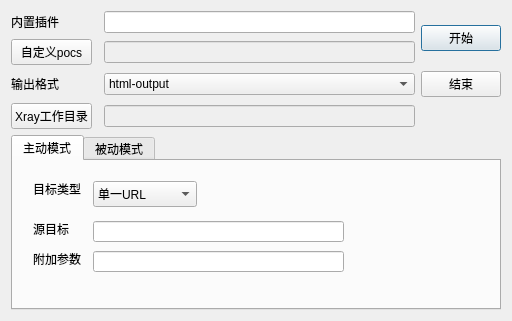
<?xml version="1.0" encoding="UTF-8"?>
<ui version="4.0">
 <class>DialogXray</class>
 <widget class="QDialog" name="DialogXray">
  <property name="geometry">
   <rect>
    <x>0</x>
    <y>0</y>
    <width>512</width>
    <height>321</height>
   </rect>
  </property>
  <property name="windowTitle">
   <string>Xray</string>
  </property>
  <layout class="QGridLayout" name="gridLayout">
   <item row="0" column="0">
    <widget class="QLabel" name="plugins">
     <property name="text">
      <string>内置插件</string>
     </property>
    </widget>
   </item>
   <item row="0" column="3" rowspan="2">
    <widget class="QPushButton" name="pushButtonStart">
     <property name="text">
      <string>开始</string>
     </property>
    </widget>
   </item>
   <item row="1" column="2">
    <widget class="QLineEdit" name="lineEditPocs">
     <property name="enabled">
      <bool>false</bool>
     </property>
    </widget>
   </item>
   <item row="2" column="0">
    <widget class="QLabel" name="outputLabel">
     <property name="text">
      <string>输出格式</string>
     </property>
    </widget>
   </item>
   <item row="2" column="2">
    <widget class="QComboBox" name="comboBoxOutput">
     <item>
      <property name="text">
       <string>html-output</string>
      </property>
     </item>
     <item>
      <property name="text">
       <string>json-output</string>
      </property>
     </item>
    </widget>
   </item>
   <item row="2" column="3">
    <widget class="QPushButton" name="pushButtonStop">
     <property name="text">
      <string>结束</string>
     </property>
    </widget>
   </item>
   <item row="3" column="2">
    <widget class="QLineEdit" name="lineEditWorkDir">
     <property name="enabled">
      <bool>false</bool>
     </property>
     <property name="toolTip">
      <string>xray（正式）+rad</string>
     </property>
    </widget>
   </item>
   <item row="4" column="0" colspan="4">
    <widget class="QTabWidget" name="tabWidget">
     <property name="currentIndex">
      <number>0</number>
     </property>
     <widget class="QWidget" name="tabActive">
      <attribute name="title">
       <string>主动模式</string>
      </attribute>
      <widget class="QLabel" name="labelTargetType">
       <property name="geometry">
        <rect>
         <x>20</x>
         <y>60</y>
         <width>91</width>
         <height>16</height>
        </rect>
       </property>
       <property name="text">
        <string>源目标</string>
       </property>
      </widget>
      <widget class="QLineEdit" name="lineEditTarget">
       <property name="geometry">
        <rect>
         <x>80</x>
         <y>60</y>
         <width>251</width>
         <height>21</height>
        </rect>
       </property>
      </widget>
      <widget class="QComboBox" name="comboBoxTargetType">
       <property name="geometry">
        <rect>
         <x>80</x>
         <y>20</y>
         <width>104</width>
         <height>26</height>
        </rect>
       </property>
       <item>
        <property name="text">
         <string>单一URL</string>
        </property>
       </item>
       <item>
        <property name="text">
         <string>文件</string>
        </property>
       </item>
      </widget>
      <widget class="QLabel" name="labelTarget">
       <property name="geometry">
        <rect>
         <x>20</x>
         <y>20</y>
         <width>60</width>
         <height>16</height>
        </rect>
       </property>
       <property name="text">
        <string>目标类型</string>
       </property>
      </widget>
      <widget class="QLabel" name="labelParamExtra">
       <property name="geometry">
        <rect>
         <x>20</x>
         <y>90</y>
         <width>91</width>
         <height>16</height>
        </rect>
       </property>
       <property name="text">
        <string>附加参数</string>
       </property>
      </widget>
      <widget class="QLineEdit" name="lineEditExtra">
       <property name="geometry">
        <rect>
         <x>80</x>
         <y>90</y>
         <width>251</width>
         <height>21</height>
        </rect>
       </property>
      </widget>
     </widget>
     <widget class="QWidget" name="tabPassive">
      <attribute name="title">
       <string>被动模式</string>
      </attribute>
      <widget class="QLineEdit" name="lineEditListen">
       <property name="geometry">
        <rect>
         <x>90</x>
         <y>30</y>
         <width>113</width>
         <height>21</height>
        </rect>
       </property>
      </widget>
      <widget class="QLabel" name="labelListen">
       <property name="geometry">
        <rect>
         <x>30</x>
         <y>30</y>
         <width>60</width>
         <height>16</height>
        </rect>
       </property>
       <property name="text">
        <string>监听端口</string>
       </property>
      </widget>
     </widget>
    </widget>
   </item>
   <item row="1" column="0">
    <widget class="QPushButton" name="pushButtonPocs">
     <property name="text">
      <string>自定义pocs</string>
     </property>
    </widget>
   </item>
   <item row="3" column="0">
    <widget class="QPushButton" name="pushButtonXrayWorkDir">
     <property name="text">
      <string>Xray工作目录</string>
     </property>
    </widget>
   </item>
   <item row="0" column="2">
    <widget class="QLineEdit" name="lineEditPlugins"/>
   </item>
  </layout>
 </widget>
 <resources/>
 <connections/>
</ui>
